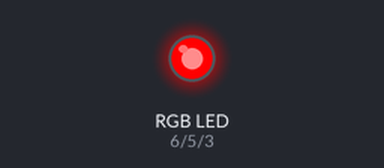
A sketch run on a simulated Arduino Uno, built with avr-gcc and run on an emulated ATmega328P. On the bench: an RGB LED mixed from three pins (HIGH = lit).

Above: at 0.5 s.
At 2.5 s:
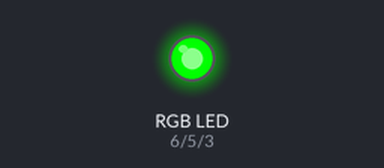
At 3.5 s:
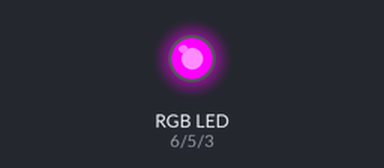
At 4.5 s:
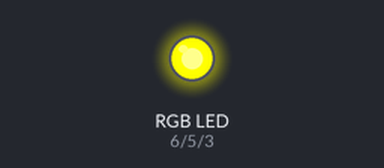
At 6.5 s:
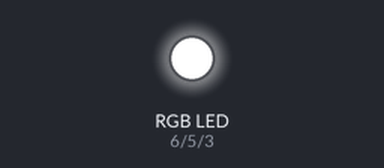
At 8.5 s:
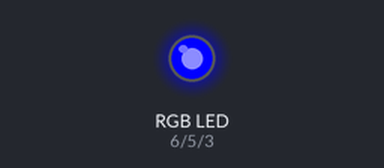
Timing chart, 0 to 9.1 s (numbered marks = the images above):
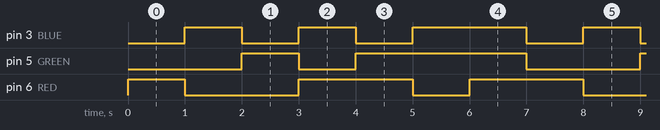

The sketch:

L1_RGB.ino
```cpp
//DEFINE Pins to match my physical wiring

#define BLUE 3
#define GREEN 5
#define RED 6

// Time to stay on each color (in milliseconds)
// 1000 ms = 1 seconds
#define HOLD_TIME 1000

void setup()
{
  // Configure pins as OUTPUTs
  pinMode(RED, OUTPUT);
  pinMode(GREEN, OUTPUT);
  pinMode(BLUE, OUTPUT);
}


void loop() {
  // 1. RED
  setColor(255, 0, 0);
  delay(HOLD_TIME);

  // 2. BLUE
  setColor(0, 0, 255);
  delay(HOLD_TIME);

  // 3. GREEN
  setColor(0, 255, 0);
  delay(HOLD_TIME);

  // 4. PURPLE (RED + BLUE)
  setColor(255, 0, 255);
  delay(HOLD_TIME);

  // 5. YELLOW (RED + GREEN)
  setColor(255, 255, 0);
  delay(HOLD_TIME);

  // 6. CYAN (GREEN + BLUE)
  setColor(0, 255, 255);
  delay(HOLD_TIME);

  // 7. WHITE (ALL ON)
  setColor(255, 255, 255);
  delay(HOLD_TIME);
}

//Helper function to set color value cleanly
void setColor(int red, int green, int blue) {
  analogWrite(RED, red);
  analogWrite(GREEN, green);
  analogWrite(BLUE, blue);
}
```

Measured:
- by itself, pin 3 (BLUE): repeats every 7.0 s: LOW 1.0 s, HIGH 1.0 s, LOW 1.0 s, HIGH 2.0 s, LOW 1.0 s, HIGH 1.0 s
- by itself, pin 5 (GREEN): repeats every 7.0 s: LOW 1.0 s, HIGH 3.0 s, LOW 2.0 s, HIGH 1.0 s
- by itself, pin 6 (RED): repeats every 7.0 s: LOW 2.0 s, HIGH 2.0 s, LOW 1.0 s, HIGH 2.0 s
